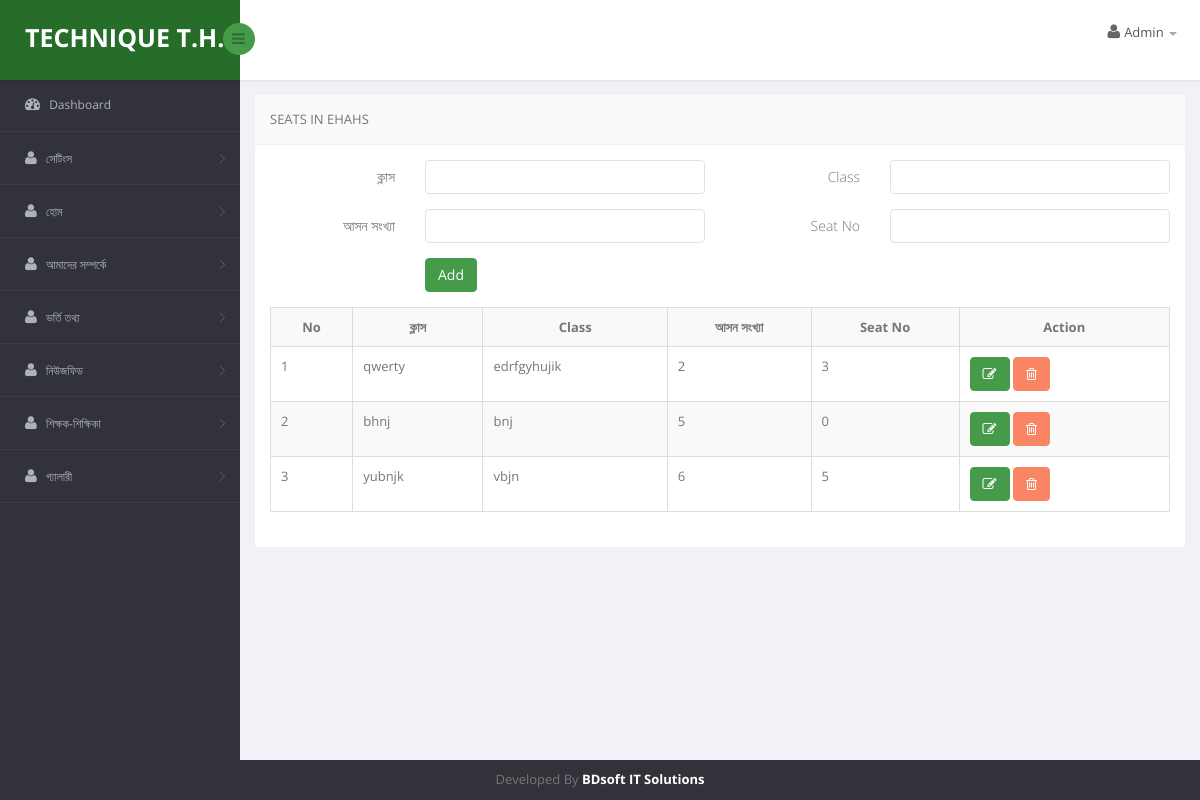
/technique_school/soft/brief_seats.php (signed in), run on the app's committed database.
### tables this page shows
CREATE TABLE `brief_seats` (
  `brief_seats_id` int(11) NOT NULL,
  `bn_class` varchar(55) NOT NULL,
  `en_class` varchar(55) NOT NULL,
  `bn_seat_no` int(11) NOT NULL,
  `en_seat_no` int(11) NOT NULL,
  `created_by` int(11) NOT NULL,
  `created_on` datetime NOT NULL,
  `is_deleted` int(1) NOT NULL DEFAULT '0',
  `deleted_by` int(11) NOT NULL,
  `deleted_on` datetime NOT NULL,
  `is_updated` int(1) NOT NULL DEFAULT '0',
  `updated_by` int(11) NOT NULL,
  `updated_on` datetime NOT NULL
);

### technique_school/soft/brief_seats.php (the view, shortened to what this page needs)
<?php include 'include/header.php';?>
<?php include 'include/sidebar.php';?>
<?php include 'include/body-top.php';?>
<?php
        $tbl_name="brief_seats";
        $targetpage = "brief_seats.php";
        $mgs = '';
?>
    <?php
        if(isset($_GET['edit'])):
        $id = $_GET['edit'];
        $sql = "SELECT * FROM $tbl_name WHERE `brief_seats_id` = $id ";
        $result = mysqli_fetch_array(mysqli_query($con,$sql));
    ?>
     <form class="cmxform form-horizontal " id="signupForm" method="post" action="" >
     <div class="form-group " <?php if($mgs=='')echo "style='display:none;'" ?>>
            <div class=" col-md-8 col-md-offset-2 <?=$class?>"><a href="#" class="close" data-dismiss="alert" aria-label="close">×</a><?=$mgs?></div>
            <div>
                <input type="hidden" name="brief_seats_id" value="<?=$result['brief_seats_id']?>" />
            </div>
        </div>
      <div class="form-group ">
            <label for="bn_class" class="control-label col-lg-2">ক্লাস </label>
            <div class="col-lg-4">
                <input class=" form-control" id="" name="bn_class" type="text" value="<?=$result['bn_class']?>" required />
            </div>
            <label for="en_class" class="control-label col-lg-2">Class </label>
            <div class="col-lg-4">
                <input class=" form-control" id="" name="en_class" type="text" value="<?=$result['en_class']?>"  />
            </div>
        </div>
        <div class="form-group ">
            <label for="bn_seat_no" class="control-label col-lg-2">আসন সংখ্যা </label>
            <div class="col-lg-4">
                <input class=" form-control" id="" name="bn_seat_no" type="text" value="<?=$result['bn_seat_no']?>"  />
            </div>
             <label for="en_seat_no" class="control-label col-lg-2"> Seat No</label>
            <div class="col-lg-4">
                <input class=" form-control" id="" name="en_seat_no" type="text" value="<?=$result['en_seat_no']?>"  />
            </div>
        </div>
         <div class="form-group">
            <div class="col-lg-offset-2 col-md-offset-2 col-sm-offset-3 col-xs-offset-3 col-lg-5">
                <input type="submit" class="btn btn-primary" name="update" value="Update" />
            </div>
        </div>
    </form>
    <?php
        else:
    ?>
    <form class="cmxform form-horizontal " id="signupForm" method="post" action="" enctype="multipart/form-data">
        <div class="form-group ">
            <label for="bn_class" class="control-label col-lg-2">ক্লাস </label>
            <div class="col-lg-4">
                <input class=" form-control" id="" name="bn_class" type="text" required />
            </div>
             <label for="en_class" class="control-label col-lg-2">Class </label>
            <div class="col-lg-4">
                <input class=" form-control" id="" name="en_class" type="text" required />
            </div>
        </div>
       <div class="form-group ">
            <label for="bn_seat_no" class="control-label col-lg-2">আসন সংখ্যা
            </label>
            <div class="col-lg-4">
                <input class=" form-control" id="" name="bn_seat_no" type="text" required />
            </div>
             <label for="en_seat_no" class="control-label col-lg-2">Seat No
            </label>
            <div class="col-lg-4">
                <input class=" form-control" id="" name="en_seat_no" type="text" required />
            </div>
        </div>
       <div class="form-group">
            <div class="col-lg-offset-2 col-md-offset-2 col-sm-offset-3 col-xs-offset-3 col-lg-5">
                <input type="submit" class="btn btn-primary" name="submit" value="Add" />
            </div>
        </div>
    </form>
    <?php
        endif;
    $limit = 15;
    if(isset($_GET['page']))
    {
        $page = $_GET['page'];
    }
    else
    $page = 1;
    if($page)
        $start = ($page - 1) * $limit;
    else
        $start = 0;
    $sql = "SELECT * FROM $tbl_name
                WHERE $tbl_name.is_deleted = 0
                LIMIT $start, $limit";
    $result = mysqli_query($con,$sql);
?>
    <div style="overflow: auto">
        <table   class="table table-bordered table-hover table-responsive table-condensed table-striped dataTable col-xs-12 col-sm-12 col-md-6 col-lg-6 ">
            <tr>
                <th><center>No</center></th>
                <th><center>ক্লাস</center></th>
                <th><center>Class</center></th>
                <th><center>আসন সংখ্যা</center></th>
                <th><center>Seat No</center></th>
               <th><center>Action</center></th>
          </tr>
        <?php $i=$page*$limit-$limit+1; while($row = mysqli_fetch_array($result)):?>
            <tr>
                <td><?=$i++?></td>
                <td><?=$row['bn_class']?></td>
                <td><?=$row['en_class']?></td>
                <td><?=$row['bn_seat_no']?></td>
                <td><?=$row['en_seat_no']?></td>
                <td>
                    <a onclick="return confirm('Are you Sure Want to Edit?');" href="<?=$targetpage.'?edit='.$row['brief_seats_id']?>" class="btn btn-primary"><i class="fa fa-pencil-square-o" aria-hidden="true"></i></a>
                    <a onclick="return confirm('Are you Sure Want to Delete?');" href="<?=$targetpage.'?delete='.$row['brief_seats_id']?>" class="btn btn-danger"><i class="fa fa-trash-o" aria-hidden="true"></i></a>
                </td>
            </tr>
        <?php endwhile;?>
        </table>
        </div>
<?php include 'include/footer.php';?>

### data on the page
brief_seats: bn_class "qwerty", en_class "edrfgyhujik", bn_seat_no "2", en_seat_no "3"
brief_seats: bn_class "bhnj", en_class "bnj", bn_seat_no "5", en_seat_no "0"
brief_seats: bn_class "yubnjk", en_class "vbjn", bn_seat_no "6", en_seat_no "5"

### other printed values
$table_heading "SEATS IN EHAHS"
